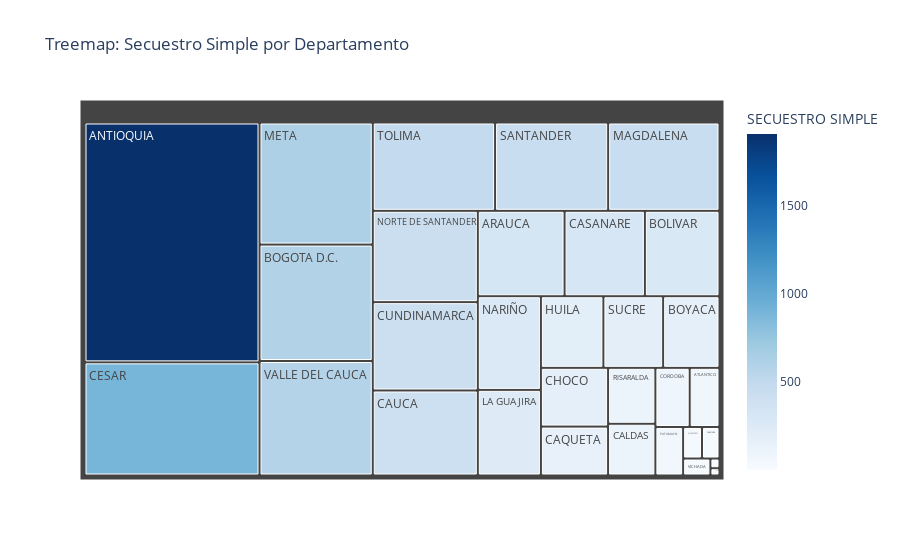
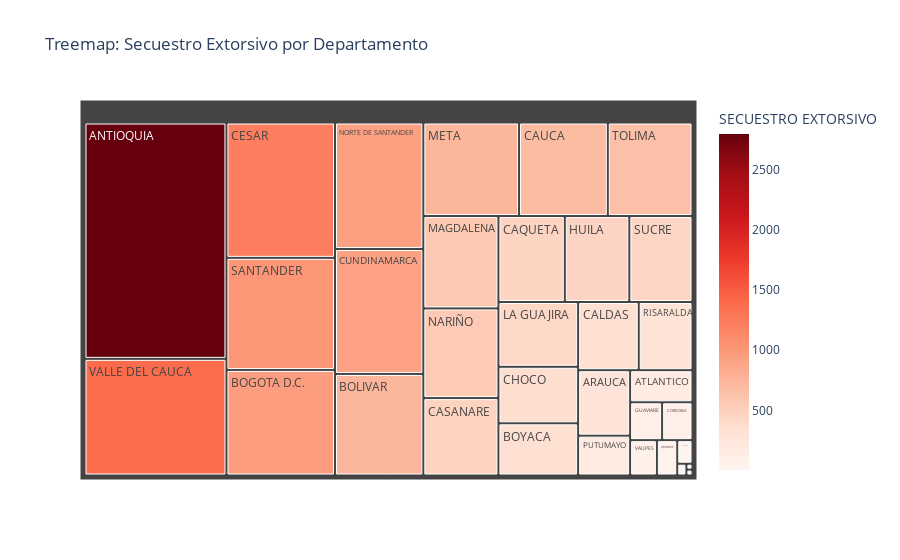

The cell these charts' notebook holds for them, in order:
### Code cell
import plotly.express as px

# Treemap para SECUESTRO SIMPLE
fig_simple = px.treemap(
    df_simple,
    path=['departamento'],
    values='SECUESTRO SIMPLE',
    title='Treemap: Secuestro Simple por Departamento',
    color='SECUESTRO SIMPLE',
    color_continuous_scale='Blues'
)
fig_simple.show()

# Treemap para SECUESTRO EXTORSIVO
fig_extorsivo = px.treemap(
    df_extorsivo,
    path=['departamento'],
    values='SECUESTRO EXTORSIVO',
    title='Treemap: Secuestro Extorsivo por Departamento',
    color='SECUESTRO EXTORSIVO',
    color_continuous_scale='Reds'
)
fig_extorsivo.show()

### Figure 1 — Plotly figure (JSON) as saved in the notebook; plotly's stock layout.template omitted (floating-point values rounded to 4 significant figures)
{"data": [{"branchvalues": "total", "customdata": [[NaN], [1904.0], [336.0], [80.0], [598.0], [289.0], [183.0], [111.0], [149.0], [311.0], [405.0], [898.0], [179.0], [92.0], [421.0], [3.0], [25.0], [203.0], [245.0], [446.0], [627.0], [268.0], [435.0], [61.0], [27.0], [120.0], [NaN], [453.0], [194.0], [490.0], [588.0], [4.0], [21.0]], "domain": {"x": [0, 1], "y": [0, 1]}, "hovertemplate": "labels=%{label}<br>SECUESTRO SIMPLE_sum=%{value}<br>parent=%{parent}<br>id=%{id}<br>SECUESTRO SIMPLE=%{color}<extra></extra>", "ids": ["AMAZONAS", "ANTIOQUIA", "ARAUCA", "ATLANTICO", "BOGOTA D.C.", "BOLIVAR", "BOYACA", "CALDAS", "CAQUETA", "CASANARE", "CAUCA", "CESAR", "CHOCO", "CORDOBA", "CUNDINAMARCA", "GUAINIA", "GUAVIARE", "HUILA", "LA GUAJIRA", "MAGDALENA", "META", "NARIÑO", "NORTE DE SANTANDER", "PUTUMAYO", "QUINDIO", "RISARALDA", "SAN ANDRES ISLAS", "SANTANDER", "SUCRE", "TOLIMA", "VALLE DEL CAUCA", "VAUPES", "VICHADA"], "labels": ["AMAZONAS", "ANTIOQUIA", "ARAUCA", "ATLANTICO", "BOGOTA D.C.", "BOLIVAR", "BOYACA", "CALDAS", "CAQUETA", "CASANARE", "CAUCA", "CESAR", "CHOCO", "CORDOBA", "CUNDINAMARCA", "GUAINIA", "GUAVIARE", "HUILA", "LA GUAJIRA", "MAGDALENA", "META", "NARIÑO", "NORTE DE SANTANDER", "PUTUMAYO", "QUINDIO", "RISARALDA", "SAN ANDRES ISLAS", "SANTANDER", "SUCRE", "TOLIMA", "VALLE DEL CAUCA", "VAUPES", "VICHADA"], "marker": {"coloraxis": "coloraxis", "colors": [NaN, 1904.0, 336.0, 80.0, 598.0, 289.0, 183.0, 111.0, 149.0, 311.0, 405.0, 898.0, 179.0, 92.0, 421.0, 3.0, 25.0, 203.0, 245.0, 446.0, 627.0, 268.0, 435.0, 61.0, 27.0, 120.0, NaN, 453.0, 194.0, 490.0, 588.0, 4.0, 21.0]}, "name": "", "parents": ["", "", "", "", "", "", "", "", "", "", "", "", "", "", "", "", "", "", "", "", "", "", "", "", "", "", "", "", "", "", "", "", ""], "type": "treemap", "values": [0.0, 1904.0, 336.0, 80.0, 598.0, 289.0, 183.0, 111.0, 149.0, 311.0, 405.0, 898.0, 179.0, 92.0, 421.0, 3.0, 25.0, 203.0, 245.0, 446.0, 627.0, 268.0, 435.0, 61.0, 27.0, 120.0, 0.0, 453.0, 194.0, 490.0, 588.0, 4.0, 21.0]}], "layout": {"coloraxis": {"colorbar": {"title": {"text": "SECUESTRO SIMPLE"}}, "colorscale": [[0, "rgb(247,251,255)"], [0.125, "rgb(222,235,247)"], [0.25, "rgb(198,219,239)"], [0.375, "rgb(158,202,225)"], [0.5, "rgb(107,174,214)"], [0.625, "rgb(66,146,198)"], [0.75, "rgb(33,113,181)"], [0.875, "rgb(8,81,156)"], [1, "rgb(8,48,107)"]]}, "legend": {"tracegroupgap": 0}, "title": {"text": "Treemap: Secuestro Simple por Departamento"}}}

### Figure 2 — Plotly figure (JSON) as saved in the notebook; plotly's stock layout.template omitted (floating-point values rounded to 4 significant figures)
{"data": [{"branchvalues": "total", "customdata": [[3.0], [2800.0], [284.0], [167.0], [956.0], [749.0], [347.0], [345.0], [476.0], [485.0], [693.0], [1226.0], [376.0], [96.0], [921.0], [9.0], [101.0], [463.0], [431.0], [579.0], [747.0], [562.0], [933.0], [173.0], [60.0], [306.0], [3.0], [1015.0], [453.0], [661.0], [1382.0], [79.0], [30.0]], "domain": {"x": [0, 1], "y": [0, 1]}, "hovertemplate": "labels=%{label}<br>SECUESTRO EXTORSIVO_sum=%{value}<br>parent=%{parent}<br>id=%{id}<br>SECUESTRO EXTORSIVO=%{color}<extra></extra>", "ids": ["AMAZONAS", "ANTIOQUIA", "ARAUCA", "ATLANTICO", "BOGOTA D.C.", "BOLIVAR", "BOYACA", "CALDAS", "CAQUETA", "CASANARE", "CAUCA", "CESAR", "CHOCO", "CORDOBA", "CUNDINAMARCA", "GUAINIA", "GUAVIARE", "HUILA", "LA GUAJIRA", "MAGDALENA", "META", "NARIÑO", "NORTE DE SANTANDER", "PUTUMAYO", "QUINDIO", "RISARALDA", "SAN ANDRES ISLAS", "SANTANDER", "SUCRE", "TOLIMA", "VALLE DEL CAUCA", "VAUPES", "VICHADA"], "labels": ["AMAZONAS", "ANTIOQUIA", "ARAUCA", "ATLANTICO", "BOGOTA D.C.", "BOLIVAR", "BOYACA", "CALDAS", "CAQUETA", "CASANARE", "CAUCA", "CESAR", "CHOCO", "CORDOBA", "CUNDINAMARCA", "GUAINIA", "GUAVIARE", "HUILA", "LA GUAJIRA", "MAGDALENA", "META", "NARIÑO", "NORTE DE SANTANDER", "PUTUMAYO", "QUINDIO", "RISARALDA", "SAN ANDRES ISLAS", "SANTANDER", "SUCRE", "TOLIMA", "VALLE DEL CAUCA", "VAUPES", "VICHADA"], "marker": {"coloraxis": "coloraxis", "colors": [3.0, 2800.0, 284.0, 167.0, 956.0, 749.0, 347.0, 345.0, 476.0, 485.0, 693.0, 1226.0, 376.0, 96.0, 921.0, 9.0, 101.0, 463.0, 431.0, 579.0, 747.0, 562.0, 933.0, 173.0, 60.0, 306.0, 3.0, 1015.0, 453.0, 661.0, 1382.0, 79.0, 30.0]}, "name": "", "parents": ["", "", "", "", "", "", "", "", "", "", "", "", "", "", "", "", "", "", "", "", "", "", "", "", "", "", "", "", "", "", "", "", ""], "type": "treemap", "values": [3.0, 2800.0, 284.0, 167.0, 956.0, 749.0, 347.0, 345.0, 476.0, 485.0, 693.0, 1226.0, 376.0, 96.0, 921.0, 9.0, 101.0, 463.0, 431.0, 579.0, 747.0, 562.0, 933.0, 173.0, 60.0, 306.0, 3.0, 1015.0, 453.0, 661.0, 1382.0, 79.0, 30.0]}], "layout": {"coloraxis": {"colorbar": {"title": {"text": "SECUESTRO EXTORSIVO"}}, "colorscale": [[0, "rgb(255,245,240)"], [0.125, "rgb(254,224,210)"], [0.25, "rgb(252,187,161)"], [0.375, "rgb(252,146,114)"], [0.5, "rgb(251,106,74)"], [0.625, "rgb(239,59,44)"], [0.75, "rgb(203,24,29)"], [0.875, "rgb(165,15,21)"], [1, "rgb(103,0,13)"]]}, "legend": {"tracegroupgap": 0}, "title": {"text": "Treemap: Secuestro Extorsivo por Departamento"}}}
